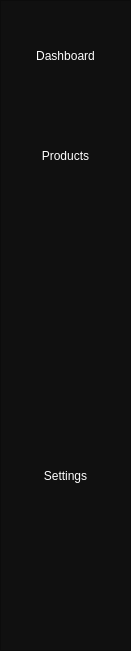
   <widget class="QFrame" name="menu_frame">
    <property name="geometry">
     <rect>
      <x>0</x>
      <y>50</y>
      <width>131</width>
      <height>651</height>
     </rect>
    </property>
    <property name="styleSheet">
     <string notr="true">background-color: rgb(16, 16, 16);</string>
    </property>
    <property name="frameShape">
     <enum>QFrame::StyledPanel</enum>
    </property>
    <property name="frameShadow">
     <enum>QFrame::Raised</enum>
    </property>
    <widget class="QPushButton" name="profile_button">
     <property name="geometry">
      <rect>
       <x>10</x>
       <y>130</y>
       <width>111</width>
       <height>51</height>
      </rect>
     </property>
     <property name="cursor">
      <cursorShape>PointingHandCursor</cursorShape>
     </property>
     <property name="styleSheet">
      <string notr="true">
QPushButton {
                
	background-color: rgb(16, 16, 16);
                border: none;
                border-radius: 5px;
				color: white
            }
QPushButton:hover {
                background-color: blue;
            }
</string>
     </property>
     <property name="text">
      <string>Products</string>
     </property>
     <property name="icon">
      <iconset resource="icons.qrc">
       <normaloff>:/icons/Downloads/account-circle.png</normaloff>:/icons/Downloads/account-circle.png</iconset>
     </property>
     <property name="iconSize">
      <size>
       <width>40</width>
       <height>40</height>
      </size>
     </property>
    </widget>
    <widget class="QPushButton" name="settings_button">
     <property name="geometry">
      <rect>
       <x>10</x>
       <y>450</y>
       <width>111</width>
       <height>51</height>
      </rect>
     </property>
     <property name="cursor">
      <cursorShape>PointingHandCursor</cursorShape>
     </property>
     <property name="styleSheet">
      <string notr="true">
QPushButton {
                
	background-color: rgb(16, 16, 16);
                border: none;
                border-radius: 5px;
				color: white
            }
QPushButton:hover {
                background-color: blue;
            }
</string>
     </property>
     <property name="text">
      <string>Settings</string>
     </property>
     <property name="icon">
      <iconset resource="icons.qrc">
       <normaloff>:/icons/Downloads/settingsicon1.png</normaloff>:/icons/Downloads/settingsicon1.png</iconset>
     </property>
     <property name="iconSize">
      <size>
       <width>40</width>
       <height>40</height>
      </size>
     </property>
    </widget>
    <widget class="QPushButton" name="dashboard_button">
     <property name="geometry">
      <rect>
       <x>10</x>
       <y>30</y>
       <width>111</width>
       <height>51</height>
      </rect>
     </property>
     <property name="cursor">
      <cursorShape>PointingHandCursor</cursorShape>
     </property>
     <property name="autoFillBackground">
      <bool>false</bool>
     </property>
     <property name="styleSheet">
      <string notr="true">
QPushButton {
                icon-position: left;
	background-color: rgb(16, 16, 16);
                border: none;
                border-radius: 5px;
				color: white
            }
QPushButton:hover {
                background-color: blue;
            }
</string>
     </property>
     <property name="text">
      <string>Dashboard</string>
     </property>
     <property name="icon">
      <iconset resource="icons.qrc">
       <normaloff>:/icons/Downloads/home-rounded.png</normaloff>:/icons/Downloads/home-rounded.png</iconset>
     </property>
     <property name="iconSize">
      <size>
       <width>40</width>
       <height>40</height>
      </size>
     </property>
     <property name="checkable">
      <bool>false</bool>
     </property>
    </widget>
   </widget>
